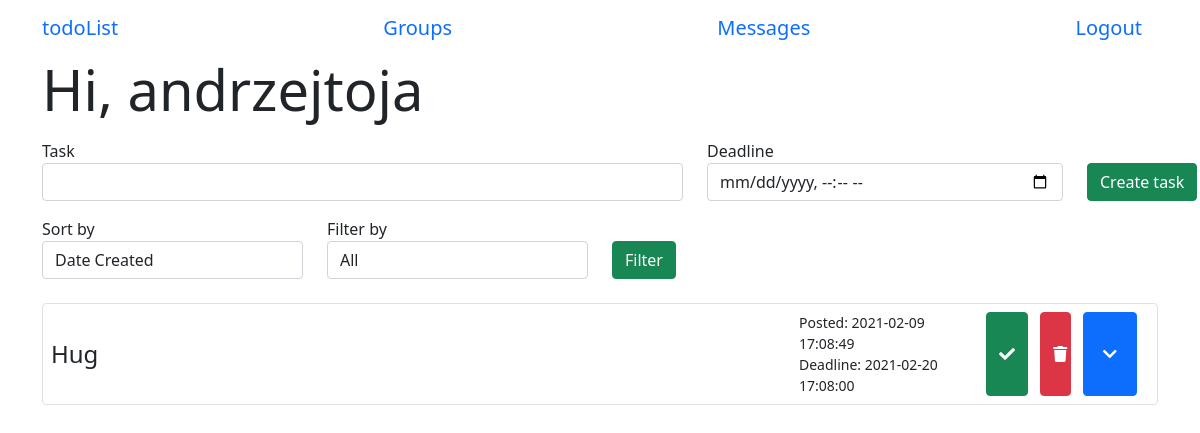
/menu (signed in), run on the app's committed database.
### app/models.py (models this page shows, shortened)
class User(UserMixin, db.Model):
    id = db.Column(db.Integer, primary_key=True)
    username = db.Column(db.String(64), index=True, unique=True)
    email = db.Column(db.String(64), index=True, unique=True)
    password_hash = db.Column(db.String(128))
    tasks = db.relationship('Task', backref='author', lazy='dynamic')
    sent_messages = db.relationship('Message', backref="sender", lazy='dynamic', foreign_keys='Message.sender_id')
    messages = db.relationship('Message', backref="receiver", lazy='dynamic', foreign_keys='Message.receiver_id')
    authenticated = db.Column(db.Boolean, index=True, default=False)
    groups = db.relationship(
        'Group',
        secondary=group_association_table,
        back_populates="users")
    def get_tasks(self):
        return Task.query.filter_by(user_id=self.id)

class Task(db.Model):
    id = db.Column(db.Integer, primary_key=True)
    task = db.Column(db.String(140))
    timestamp = db.Column(db.DateTime, index=True, default=datetime.now())
    deadline = db.Column(db.DateTime, index=True)
    is_completed = db.Column(db.Boolean, default=False)
    description = db.Column(db.String(500), default="")
    subtasks = db.relationship('Subtask', backref='main_task', lazy='dynamic')
    user_id = db.Column(db.Integer, db.ForeignKey('user.id'))

### app/routes.py (the view)
@login_required
@app.route('/menu', methods=['GET', 'POST'])
def menu():
    task_form = TaskForm()
    filter_form = FilterForm()
    tasks = current_user.get_tasks()
    if task_form.submit1.data and task_form.validate_on_submit():
        task = Task(task=task_form.task.data, deadline=task_form.deadline.data, author=current_user)
        db.session.add(task)
        db.session.commit()
        tasks = current_user.get_tasks()
        return redirect(url_for('menu'))
    if filter_form.submit2.data and filter_form.validate_on_submit():
        tasks = current_user.get_tasks_filtered(filter_form.sort_by.data, filter_form.filter_by.data)
    return render_template('menu.html', user=current_user, form=task_form, filter_form=filter_form, tasks=tasks, date=datetime.now())

### app/forms.py (shortened to what this page needs)
class TaskForm(FlaskForm):
    task = StringField('Task', validators=[DataRequired()])
    deadline = DateTimeLocalField('Deadline', validators=[DataRequired()], format='%Y-%m-%dT%H:%M')
    submit1 = SubmitField('Create task')

class FilterForm(FlaskForm):
    sort_by = SelectField('Sort by', choices=['Date Created', 'Deadline'], validators=[])
    filter_by = SelectField('Filter by', choices=['All', 'Completed', "Uncompleted"], validators=[])
    submit2 = SubmitField('Filter')

### app/models.py (called while the page is built)
@login.user_loader
def load_user(id):
    return User.query.get(int(id))

### app/templates/menu.html (shortened to what this page needs)
{% extends 'base.html' %}
{% block start %}Hi, {{ user.username }}{% endblock %}
{% block body %}
    <form action="" method="POST" class="add-task">
        <div class="row">
            <p class="col-7">
                {{ form.task.label }}
                {{ form.task(class_="form-control") }}
            </p>
            <p class="col-4">
                {{ form.deadline.label }}
                {{ form.deadline(class_="form-control date-input", type="datetime-local") }}
            </p>
            <p class="col-1">
                {{ form.submit1(class_="btn btn-success mt-4") }}
            </p>
        </div>
    </form>
    <form action="" method="POST" class="select">
        <div class="row">
            <p class="col-3">
                {{ filter_form.sort_by.label }}
                {{ filter_form.sort_by(class_="form-control") }}
            </p>
            <p class="col-3">
                {{ filter_form.filter_by.label }}
                {{ filter_form.filter_by(class_="form-control") }}
            </p>
            <p class="col-1">
                {{ filter_form.submit2(class_="btn btn-success mt-4") }}
            </p>
        </div>
    </form>
    <div class="tasks">
        <div class="accordion" id="acc">
            {% for task in tasks %}
                <div class="accordion-item p-2 mt-2 mb-2 border rounded">
                    <div class="accordion-header row" id={{ "task" + task.id|string }}>
                        <div class="col-8 h4 my-auto">
                            {% if task.is_completed %}
                                <s>{{ task.task }}</s>
                            {% else %}
                                {{ task.task }}
                            {% endif %}
                        </div>
                        <div class="col-2 my-auto">
                            <div class="date">
                                Posted: {{ task.timestamp.strftime("%Y-%m-%d %H:%M:%S") }}
                            </div>
                            {% if task.deadline.timestamp() - task.timestamp.timestamp() < 0 %}
                                <div class="date text-danger">
                                    Deadline: {{ task.deadline }}
                                </div>
                            {% else %}
                                <div class="date" color="red">
                                    Deadline: {{ task.deadline }}
                                </div>
                            {% endif %}
                        </div>
                        <div class="col-2 row">
                            <form class="col-4 form-temp" action={{ "/change_status/" + task.id|string }}>
                                {% if task.is_completed %}
                                    <button type="submit" class="btn btn-warning form-item h-100"><i class="fas fa-times"></i></button>
                                {% else %}
                                    <button type="submit" class="btn btn-success form-item h-100"><i class="fas fa-check"></i></button>
                                {% endif %}
                            </form>
                            <form class="col-4 form-temp" action={{ "/delete/" + task.id|string }}>
                                <button type="submit" class="btn btn-danger w-100 h-100 form-item"><i class="fas fa-trash"></i></button>
                            </form>
                            <button class="btn btn-primary col-4" type="button" data-toggle="collapse" data-target={{ "#collapse" + task.id|string }} aria-expanded="false" aria-controls={{ "collapse" + task.id|string }}>
                                <i class="fas fa-chevron-down"></i>
                            </button>
                        </div>
                    </div>
                </div>
            </div>
        {% endfor %}
    </div>
{% endblock %}

### app/static/css/main.css (style rules this page uses)
* { box-sizing: border-box }
body { font-family: 'Montserrat', sans-serif; overflow-y:scroll; }
.date { font-size: 14px; }
.form-temp { display: flex; flex-direction: row; }
.form-item { flex: 1; }
button { display: block; }

### data on the page
User: username "andrzejtoja"
Task: task "Hug", timestamp "2021-02-09 17:08:49", deadline "2021-02-20 17:08:00", is_completed False (drawn)

### other printed values
{{ filter_form.sort_by.label }} "Sort by"
{{ filter_form.filter_by.label }} "Filter by"
